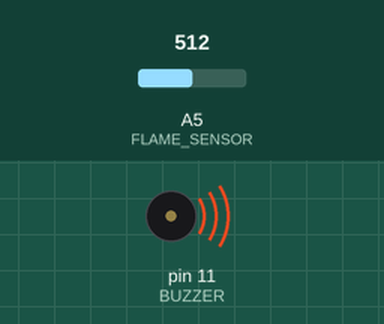
The sketch below on a simulated Arduino Uno, built with avr-gcc and run on an emulated ATmega328P. Parts: buzzer (waves = sounding, pin HIGH). The test bench sets the inputs (shaded band); at power-on: A5 (FLAME_SENSOR) = 512. What the sketch prints to the serial monitor is not drawn.

Above: at 1.3 s.
1.4 s: A5 (FLAME_SENSOR) set to 1009
2.9 s: A5 (FLAME_SENSOR) set to 1023
At 4.1 s:
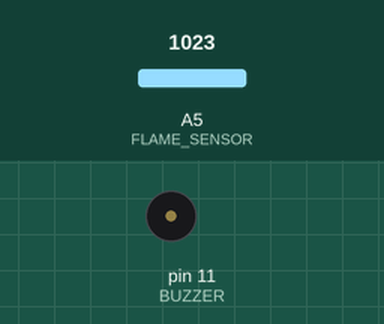
4.5 s: A5 (FLAME_SENSOR) set to 900
At 5.3 s:
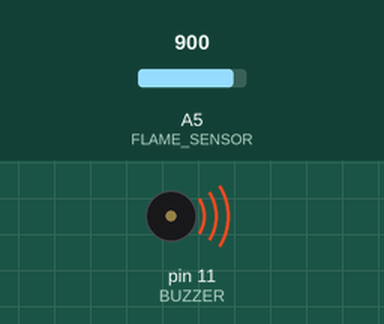
Timing chart, 0 to 7.5 s (numbered marks = the images above; inputs shaded):
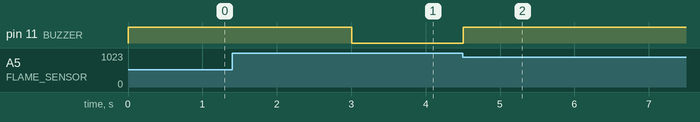

The sketch:

flame_buzzer.ino
```cpp
#define FLAME_SENSOR A5  // Analog pin A5 for flame sensor
#define BUZZER 11        // Digital pin 11 for buzzer

void setup() {
  Serial.begin(9600); // Start Serial Monitor
  pinMode(FLAME_SENSOR, INPUT);
  pinMode(BUZZER, OUTPUT);
  digitalWrite(BUZZER, LOW); // Ensure buzzer is OFF initially
}

void loop() {
  int sensorValue = analogRead(FLAME_SENSOR); // Read flame sensor data
  Serial.print("Flame Sensor Value: ");
  Serial.println(sensorValue);

  if (sensorValue < 1023) { // 🔥 Fire detected (adjust threshold as needed)
    digitalWrite(BUZZER, HIGH); // 🚨 Turn ON buzzer
    Serial.println("🔥 Fire detected! Buzzer ON!");
  } else {
    digitalWrite(BUZZER, LOW); // ✅ No fire, turn OFF buzzer
  }

  delay(500); // Read every 500ms
}
```

Measured:
- the behaviour switches between 1022 and 1023 on A5 (FLAME_SENSOR) (found by bisection; images 0 and 1)
- after the input at 1.4 s, every drawn part: stays the same
- after the input at 2.9 s, pin 11 (BUZZER): HIGH → LOW after 0.11 s
- after the input at 4.5 s, pin 11 (BUZZER): LOW → HIGH at once
